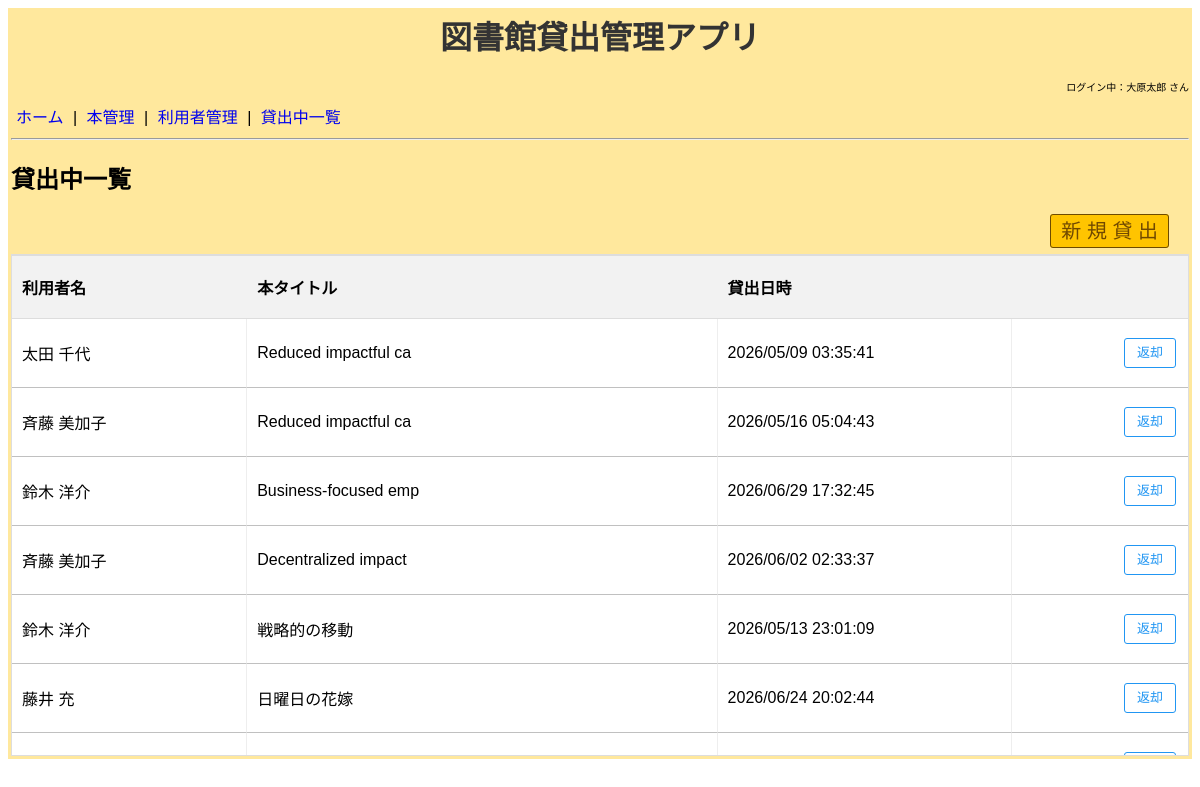
/borrows/, run on the app's committed database.
### models.py (models this page shows, shortened)
class Borrow(db.Model):
    __tablename__ = 'borrows'
    borrows_id = db.Column(db.Integer, primary_key=True, autoincrement=True)
    user_id = db.Column(db.Integer, db.ForeignKey('users.user_id'), nullable=False)
    book_id = db.Column(db.Integer, db.ForeignKey('books.book_id'), nullable=False)
    borrowed_at = db.Column(db.DateTime, nullable=False, default=db.func.now())
    returned_at = db.Column(db.DateTime, nullable=True)

class User(db.Model):
    __tablename__ = 'users'
    user_id = db.Column(db.Integer, primary_key=True, autoincrement=True)
    name = db.Column(db.String(200), nullable=False)
    kana = db.Column(db.String(200), nullable=False)
    email = db.Column(db.String(200), nullable=False)
    created_at = db.Column(db.DateTime, nullable=False, default=db.func.now())
    deleted_at = db.Column(db.DateTime, nullable=True)
    borrows = db.relationship('Borrow', backref='user', lazy=True)

class Book(db.Model):
    __tablename__ = 'books'
    book_id = db.Column(db.Integer, primary_key=True, autoincrement=True)
    title = db.Column(db.String(200), nullable=False)
    kana = db.Column(db.String(200), nullable=False)
    author = db.Column(db.String(200), nullable=False)
    genre = db.Column(db.String(200), nullable=False)
    stock = db.Column(db.Integer, nullable=False)
    created_at = db.Column(db.DateTime, nullable=False, default=db.func.now())
    deleted_at = db.Column(db.DateTime, nullable=True)
    borrows = db.relationship('Borrow', backref='book', lazy=True)

### application/borrows/views.py (the view)
@borrows_blueprint.route('/')
def index():
    active_borrows = Borrow.query.filter(Borrow.returned_at.is_(None)).all()
    from application.borrows.forms import BorrowForm
    form = BorrowForm()
    return render_template('borrows/list.html', list_borrows=active_borrows, form=form)

### application/borrows/forms.py
class BorrowForm( FlaskForm ):
    user_id = SelectField('利用者名', coerce=int, validators=[DataRequired()])
    book_id = SelectField('本タイトル', coerce=int, validators=[DataRequired()])
    submit = SubmitField('登録する')

### templates/borrows/list.html (shortened to what this page needs)
{% extends "base.html" %}
{% block content %}
    <h2>貸出中一覧</h2>
    <div style="text-align: right; padding-right: 20px;">
        <a href="{{ url_for('borrows.new_borrow') }}" class="shinki-button">新 規 貸 出</a>
    </div>
    <div class="table-wrapper">
        <table class="user-table">
                <colgroup>
                    <col style="width: 20%;">
                    <col style="width: 40%;">
                    <col style="width: 25%;">
                    <col style="width: 130px;">
                </colgroup>
            <thead>
                <tr>
                    <th>利用者名</th>
                    <th>本タイトル</th>
                    <th>貸出日時</th>
                    <th></th>
                </tr>
            </thead>
            <tbody>
                {% for borrow in list_borrows %}
                <tr>
                    <td>{{ borrow.user.name }}</td>
                    <td>{{ borrow.book.title }}</td>
                    <td>{{ borrow.borrowed_at.strftime('%Y/%m/%d %H:%M:%S') }}</td>
                    <td class="actions">
                        <form action="{{ url_for('borrows.return_book', borrows_id=borrow.borrows_id) }}" method="POST">
                            <input type="submit" value="返却" class="edit-button" onclick="return confirm('返却しますか？')">
                        </form>
                    </td>
                </tr>
                {% endfor %}
            </tbody>
        </table>
    </div>
{% endblock %}

### static/style.css (style rules this page uses)
.table-wrapper { max-height: 500px; overflow-y: auto; border: 1px solid #ddd; margin-top: 10px; padding: 0; }
.user-table { width: 100%; border-collapse: separate; border-spacing: 0; table-layout: fixed; }
.user-table thead th { position: sticky; top: 0; z-index: 10; background-color: #f2f2f2; font-weight: bold; text-align: left; padding: 12px 10px; box-shadow: inset 0 -1px 0 #ddd, inset 0 1px 0 #ddd; }
.user-table th:first-child, .user-table td:first-child { border-left: none; }
.user-table td { padding: 10px; background-color: #fff; border-bottom: 1px solid #c0c0c0; border-right: 1px solid #eee; height: 48px; vertical-align: middle; }
.user-table th:last-child, .user-table td:last-child { border-right: none; }
.user-table th { background-color: #f2f2f2; padding: 10px; height: 40px; text-align: left; }
.actions { text-align: right; white-space: nowrap; padding-right: 15px; }
.edit-button { background-color: #ffffff; color: #2196F3; border: 1px solid #2196F3; padding: 5px 10px; border-radius: 3px; text-decoration: none; font-size: 14px; display: inline-block; cursor: pointer; }
.actions form { display: inline-flex; align-items: center; margin: 0; vertical-align: middle; }
.shinki-button { background-color: rgb(255, 196, 0); color: rgb(112, 73, 0); border: 1px solid #6e4b00; padding: 5px 10px; border-radius: 3px; font-size: 20px; cursor: pointer; text-decoration: none; }
.edit-button, .confirm-button, .delete-button { height: 30px; line-height: 28px; padding: 0 12px; display: inline-block; box-sizing: border-box; font-size: 13px; vertical-align: middle; margin: 0 2px; text-align: center; }

### data on the page
Borrow: user.name "太田 千代", book "Reduced impactful ca", borrowed_at "2026/05/09 03:35:41"
Borrow: user.name "斉藤 美加子", book "Reduced impactful ca", borrowed_at "2026/05/16 05:04:43"
Borrow: user.name "鈴木 洋介", book "Business-focused emp", borrowed_at "2026/06/29 17:32:45"
Borrow: user.name "斉藤 美加子", book "Decentralized impact", borrowed_at "2026/06/02 02:33:37"
Borrow: user.name "鈴木 洋介", book "戦略的の移動", borrowed_at "2026/05/13 23:01:09"
Borrow: user.name "藤井 充", book "日曜日の花嫁", borrowed_at "2026/06/24 20:02:44"
